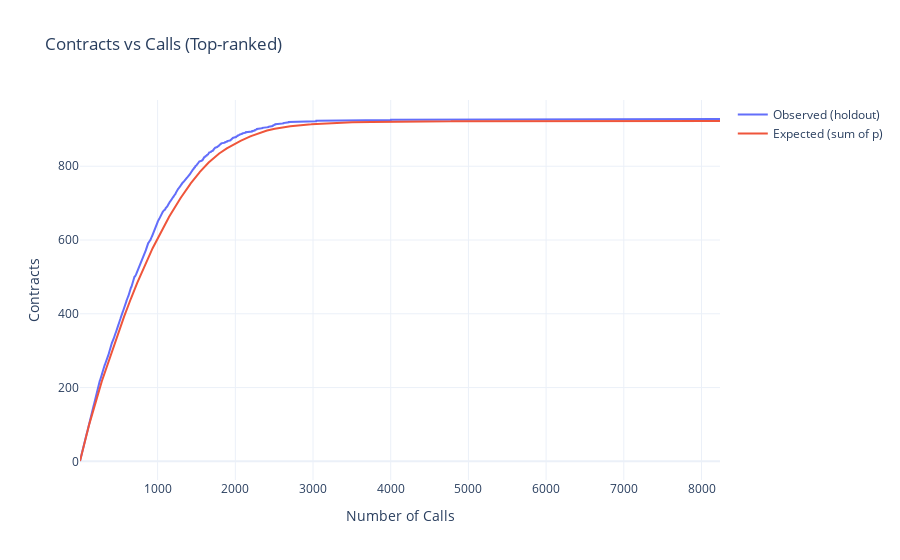

Write notebook code for a chart like this one.
### Code cell
import joblib, json
import plotly.graph_objects as go
import plotly.express as px

DATA_PATH = "./data/processed.csv"
PREPROC_PATH = "./models/preprocessor.joblib"
SPLIT_PATH = "./outputs/split_indices.json"
BEST_CALIBRATED_PATH = "./models/best_model_calibrated.joblib"
SIM_PATH = "./outputs/simulation_results.csv"
CALL_LIST_PATH = "./outputs/call_list_scored.csv"

df = pd.read_csv(DATA_PATH)
with open(SPLIT_PATH) as f:
    idx = json.load(f)

preprocess = joblib.load(PREPROC_PATH)
best_model = joblib.load(BEST_CALIBRATED_PATH)

y_all = (df["y"].astype(str).str.lower() == "yes").astype(int)
X_all = df.drop(columns=["y"])
X_valid, y_valid = X_all.loc[idx["valid_idx"]], y_all.loc[idx["valid_idx"]]

Xv = preprocess.transform(X_valid)
proba = best_model.predict_proba(Xv)[:,1]

sim_df = X_valid.copy()
sim_df["y_true"] = y_valid.values
sim_df["p_yes"] = proba
sim_df = sim_df.sort_values("p_yes", ascending=False).reset_index(drop=True)
sim_df["cum_calls"] = np.arange(1, len(sim_df)+1)
sim_df["cum_contracts_true"] = sim_df["y_true"].cumsum()
sim_df["cum_contracts_expected"] = sim_df["p_yes"].cumsum()

# Contracts vs Calls (True on holdout)
fig = go.Figure()
fig.add_trace(go.Scatter(x=sim_df["cum_calls"], y=sim_df["cum_contracts_true"], mode="lines", name="Observed (holdout)"))
fig.add_trace(go.Scatter(x=sim_df["cum_calls"], y=sim_df["cum_contracts_expected"], mode="lines", name="Expected (sum of p)"))
fig.update_layout(title="Contracts vs Calls (Top-ranked)", xaxis_title="Number of Calls", yaxis_title="Contracts", template="plotly_white")
fig.show()

# Estimate calls for 300 contracts (observed and expected)
TARGET_CONTRACTS = 300
calls_obs = sim_df.loc[sim_df["cum_contracts_true"] >= TARGET_CONTRACTS, "cum_calls"].min()
calls_exp = sim_df.loc[sim_df["cum_contracts_expected"] >= TARGET_CONTRACTS, "cum_calls"].min()

print(f"Estimated calls for {TARGET_CONTRACTS} contracts — Observed (holdout): {calls_obs if not np.isnan(calls_obs) else 'Not reached'}")
print(f"Estimated calls for {TARGET_CONTRACTS} contracts — Expected: {calls_exp if not np.isnan(calls_exp) else 'Not reached'}")

sim_df.to_csv(SIM_PATH, index=False)
sim_df.assign(rank=sim_df.index+1).to_csv(CALL_LIST_PATH, index=False)

print("Saved simulation ->", SIM_PATH)
print("Saved scored call list ->", CALL_LIST_PATH)

### Figure 1 — Plotly figure (JSON) as saved in the notebook; plotly's stock layout.template omitted (floating-point values rounded to 4 significant figures; data arrays with more than 128 entries replaced by an {"elided": "..."} marker saying what was removed)
{"data": [{"mode": "lines", "name": "Observed (holdout)", "type": "scatter", "x": {"elided": "8238 int values"}, "y": {"elided": "8238 int values"}}, {"mode": "lines", "name": "Expected (sum of p)", "type": "scatter", "x": {"elided": "8238 int values"}, "y": {"elided": "8238 float values"}}], "layout": {"title": {"text": "Contracts vs Calls (Top-ranked)"}, "xaxis": {"title": {"text": "Number of Calls"}}, "yaxis": {"title": {"text": "Contracts"}}}}
